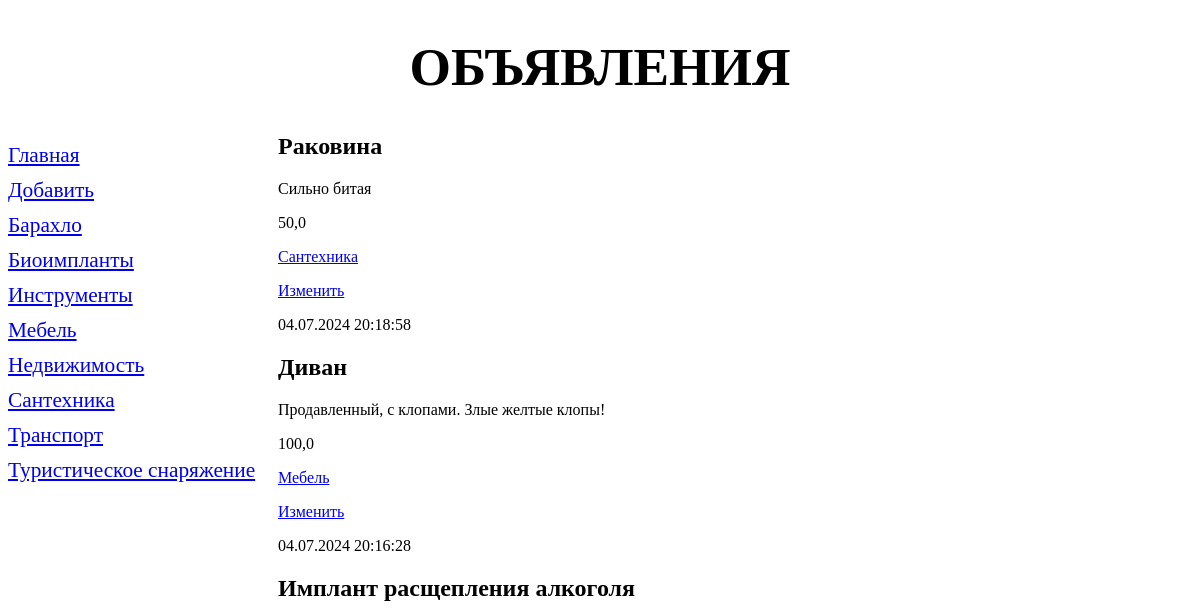
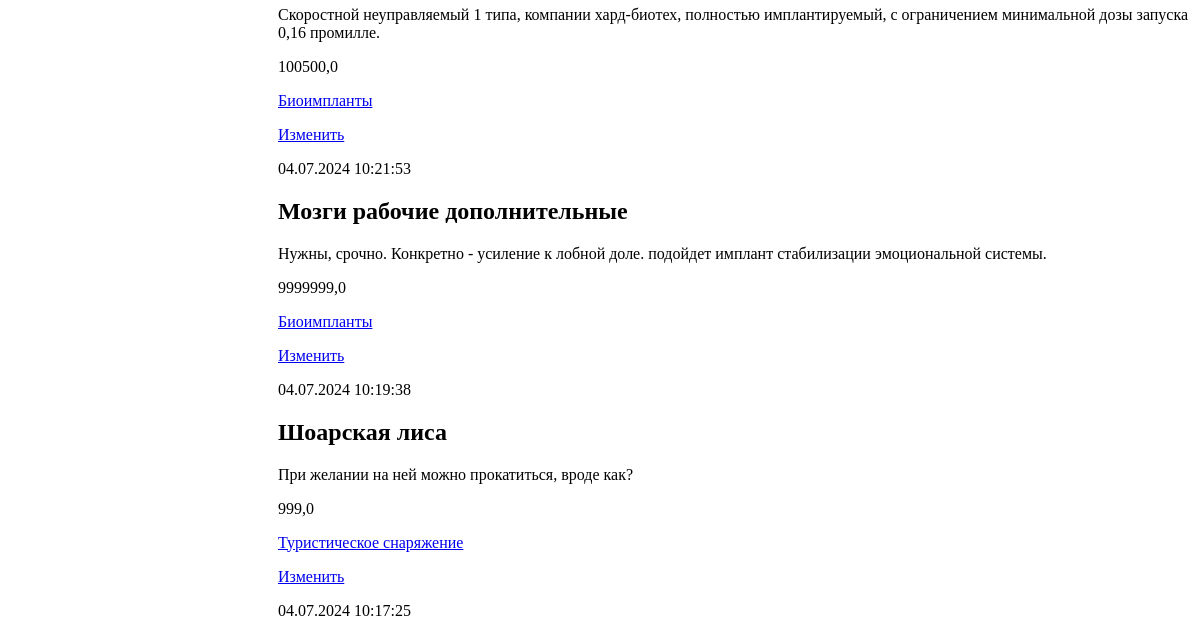
Page /bboard/ (upper part) on the earlier database version (2 pictures, top to bottom).
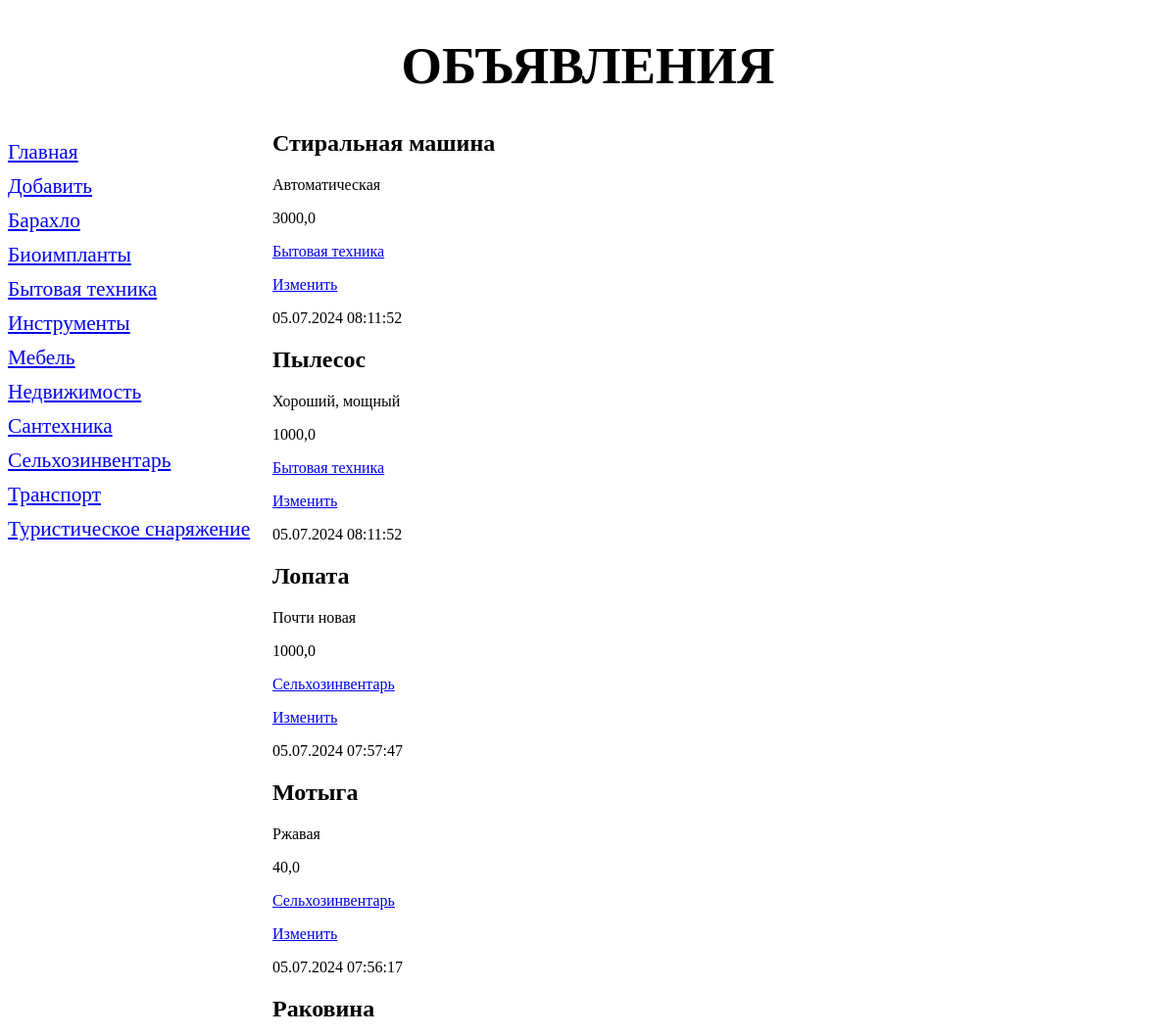
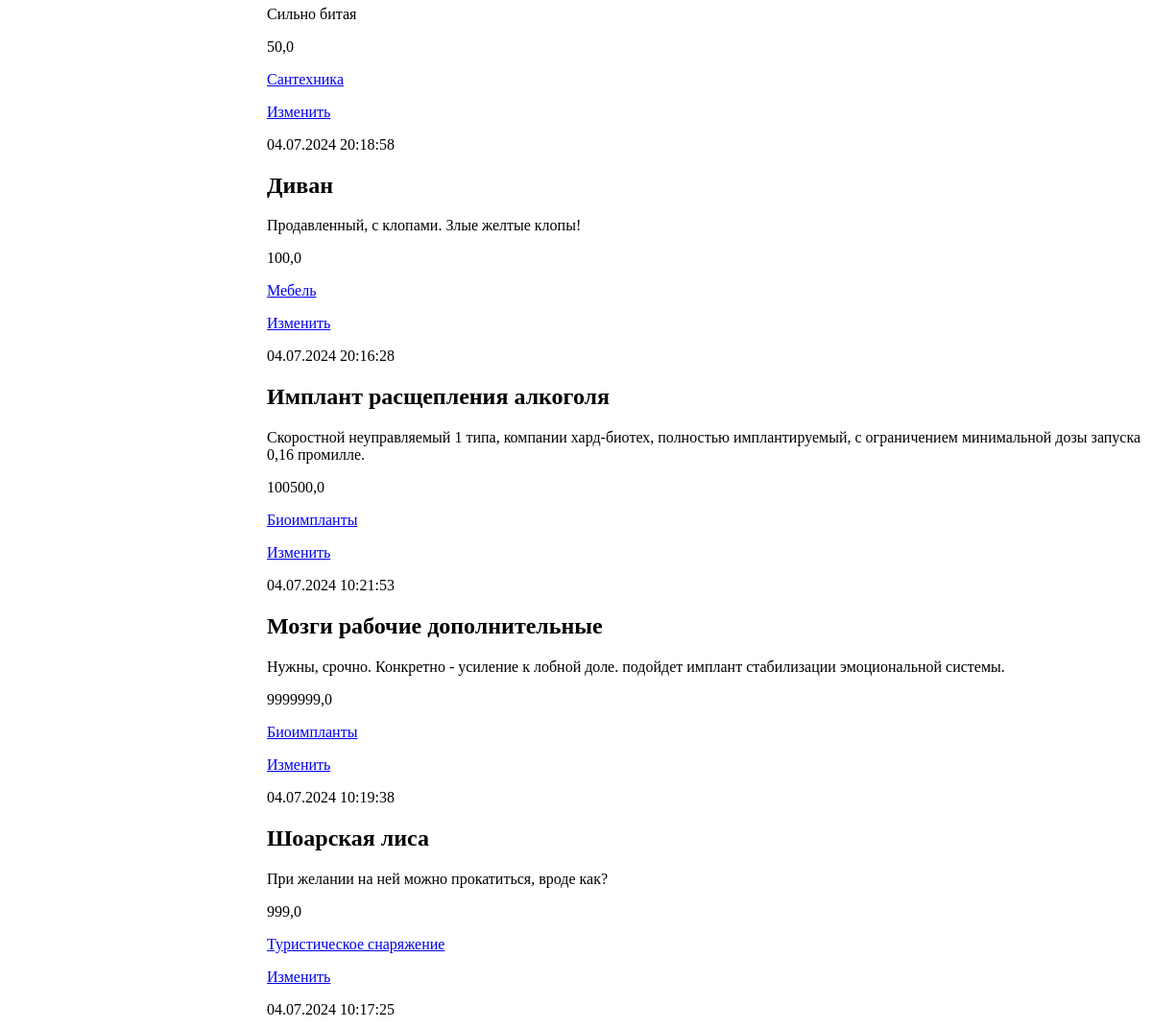
Same page on the later database version (2 pictures, top to bottom).
### bboard/models.py (models this page shows, shortened)
class Rubric (models .Model) :
    name = models.CharField(max_length=20, db_index=True,  verbose_name='Название рубрики')
    class Meta:
        verbose_name_plural = 'Рубрики'
        verbose_name = 'Рубрика'
        ordering = ['name']

class Bb(models.Model):
    BUY = 'b'
    SELL = 's'
    EXCHANGE = 'c'
    KINDS = (
        (None, 'Выберите тип публикуемого объявления'),
        ('Купля-продажа', (
            (BUY, 'Куплю'),
            (SELL, 'Продам'),
        )),
        ('Обмен', (
            (EXCHANGE, 'Обменяю'),
        ))
    )
    """
    class Kinds(models.TextChoices):
        BUY = 'b', 'Куплю'
        SELL = 's', 'Продам'
        EXCHANGE = 'c', 'Обменяю'
        RENT = 'r'
        __empty__ = 'Выберите тип публикуемого объявления'

    kind = models.CharField(max_length=1, choices=Kinds.choices, default=Kinds.SELL)


    class Kinds(models.IntegerChoices):
        BUY = 1, 'Куплю'
        SELL = 2, 'Продам'
        EXCHANGE = 3, 'Обменяю'
        RENT = 4

    kind = models.SmallIntegerField(choices=Kinds.choices, default=Kinds.SELL)
    """
    kind = models.CharField(max_length=1, choices=KINDS, blank=True)
    rubric = models.ForeignKey('Rubric', null=True, on_delete=models.PROTECT, verbose_name='Рубрика')
    title = models.CharField(max_length=50, verbose_name='Товар')
    content = models.TextField(**NULLABLE, verbose_name='Описание')
    price = models.FloatField(**NULLABLE, verbose_name='Цена')
    published = models.DateTimeField(auto_now_add=True, db_index=True, verbose_name='Опубликовано')
    class Meta:
        verbose_name_plural = 'Объявления'
        verbose_name = 'Объявление'
        ordering = ['-published']

### bboard/views.py (the view)
# urls.py: path('', index, name='index'),
def index(request):
    template = loader.get_template('bboard/index.html')
    bbs = Bb.objects.all()
    rubrics = Rubric.objects.all()
    context = {'bbs': bbs, 'rubrics': rubrics}
    return render(request, 'bboard/index.html', context)

### bboard/templates/bboard/index.html
{% extends "layout/basic.html" %}
{% block content %}
{% for bb in bbs %}
<div>
    <h2>{{ bb.title }}</h2>
    <p>{{ bb.content }}</p>
    <p>{{ bb.price }}</p>
    <p><a href="{% url 'by_rubric' bb.rubric.pk %}">
        {{ bb.rubric.name }}</a></p>
    <p><a href="{% url 'update' bb.pk %}">Изменить </a></p>
        <p>{{ bb.published|date:"d.m.Y H:i:s" }}</p>
</div>
{% endfor %}
{% endblock %}

### bboard/templates/layout/basic.html (shortened to what this page needs)
{% load static %}
<!DOCTYPE html>
<html>
<head>
    <link rel="stylesheet" type="text/css" href="{% static 'bboard/style.css' %}">
</head>
<body>
<header>
    <h1>Объявления</h1>
</header>
<nav>
    <a href="{% url 'index' %}">Главная</a>
    <a href="{% url 'add' %}">Добавить</a>
    {% for rubric in rubrics %}
    <a href="{% url 'by_rubric' rubric.pk %}">{{ rubric.name }}</a>
    {% endfor %}
</nav>
<main>
    {% block content %}
    {% endblock %}
</main>
</body>
</html>

### bboard/static/bboard/style.css (style rules this page uses)
header h1 { font-size: 40pt; text-transform: uppercase; text-align: center; background: url("bg.jpg") left / auto 100% no-repeat; }
nav { font-size: 16pt; width: 250px; float: left; }
nav a { display: block; margin: 10px 0px; }
main { margin-left: 270px; }

Differences in the rows shown:
added Rubric: name "Бытовая техника"
added Rubric: name "Сельхозинвентарь"
added Bb: title "Стиральная машина", content "Автоматическая", price "3000,0", rubric.name "Бытовая техника", published "05.07.2024 08:11:52"
added Bb: title "Пылесос", content "Хороший, мощный", price "1000,0", rubric.name "Бытовая техника", published "05.07.2024 08:11:52"
added Bb: title "Лопата", content "Почти новая", price "1000,0", rubric.name "Сельхозинвентарь", published "05.07.2024 07:57:47"
added Bb: title "Мотыга", content "Ржавая", price "40,0", rubric.name "Сельхозинвентарь", published "05.07.2024 07:56:17"
